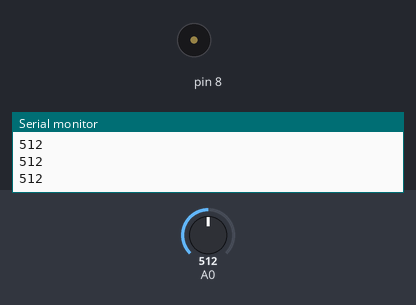
Recording of a sketch running on a simulated Arduino Uno, built with avr-gcc and run on an emulated ATmega328P. Parts: buzzer (waves = sounding), the last lines printed to the serial monitor. The test bench sets the inputs (shaded band); at power-on: A0 = 512.

Above: at 1.2 s.
1.3 s: A0 set to 792
2.8 s: A0 set to 810
At 3.3 s:
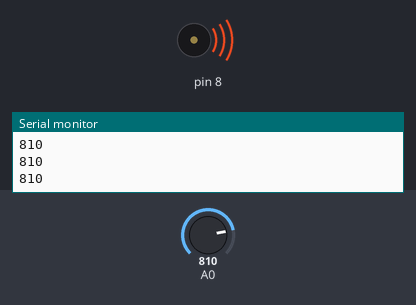
Timing chart, 0 to 5.8 s (numbered marks = the images above; inputs shaded):
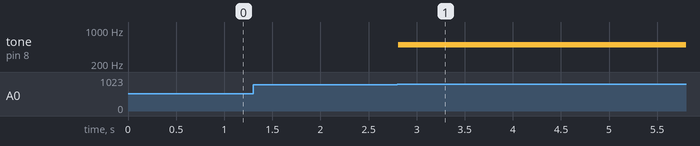

Measured:
- the behaviour switches between 799 and 800 on A0 (found by bisection; images 0 and 1)
- after the input at 2.8 s, tone on pin 8: silent → 500 Hz at once

The sketch:

sketch_feb19a_project07_keyboard_instrument.ino
```cpp
int notes[] = {300,400,500,600};

void setup(){
  Serial.begin(9600);
  }

void loop(){
  int keyVal = analogRead(A0);
  Serial.println(keyVal);
  if(keyVal >=1015 && keyVal <=1023){
      tone(8, notes[0]);
   }
   else if(keyVal >=950 && keyVal <=1010){
      tone(8,notes[1]);
   }
      else if(keyVal >=800 && keyVal <=870){
      tone(8,notes[2]);
   }
      else if(keyVal >=2 && keyVal <=10){
      tone(8,notes[3]);
   }
   else {
      noTone(8);
    }
  }
```
